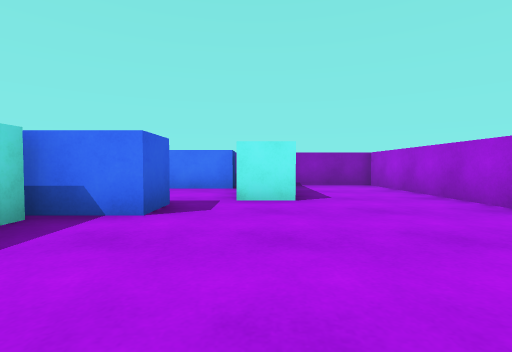
[1] (above)

13 first-person views from a walk through a Unity game level. The camera is 0.58 m above the floor, tilts 2° down and sees 85° across. The floor is counted in squares, 1 m on a side. Each view is taken from the middle of a square. On the plan, view 1 faces up. The plan holds only what a view shows up to about 9 squares ahead; the rest is blank. The player is left out.

[2]
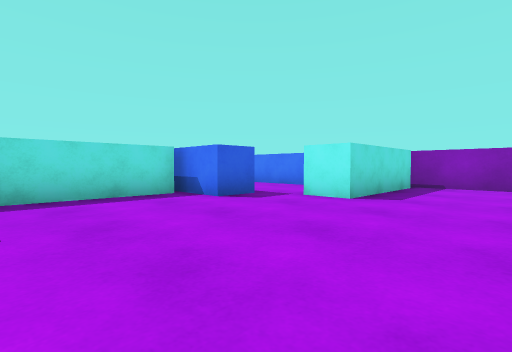

[3]
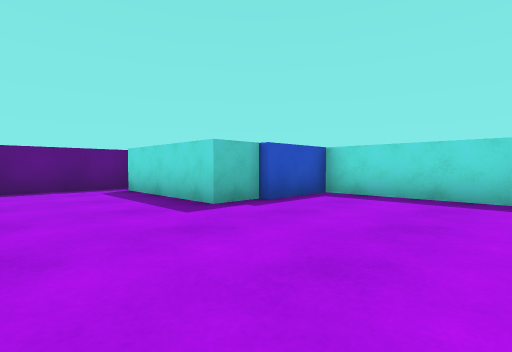

[4]
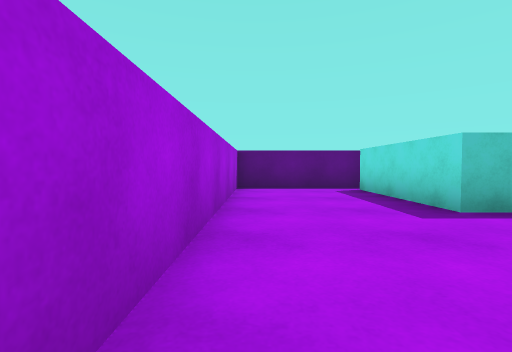

[5]
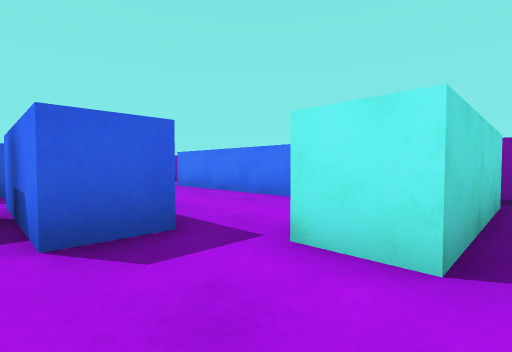

[6]
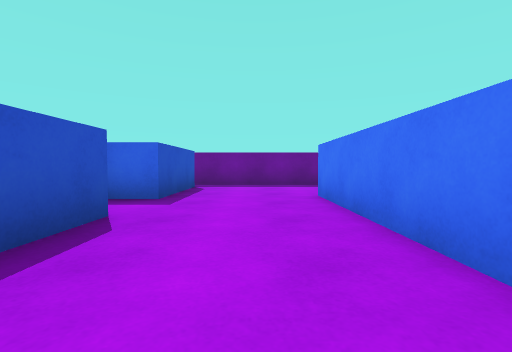

[7]
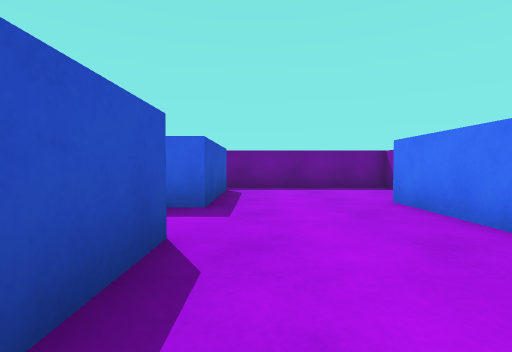

[8]
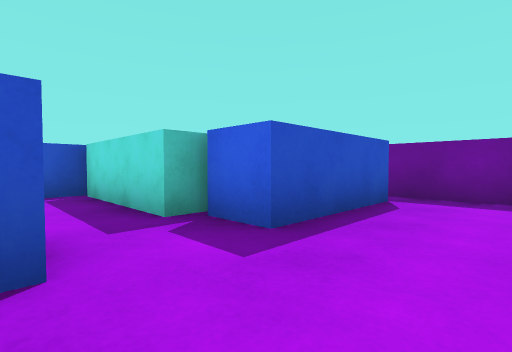

[9]
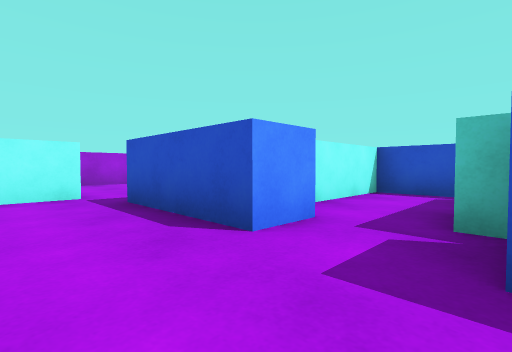

[10]
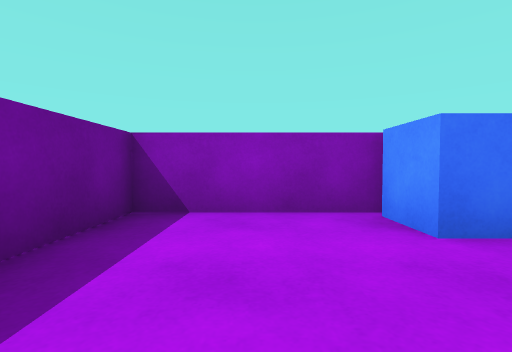

[11]
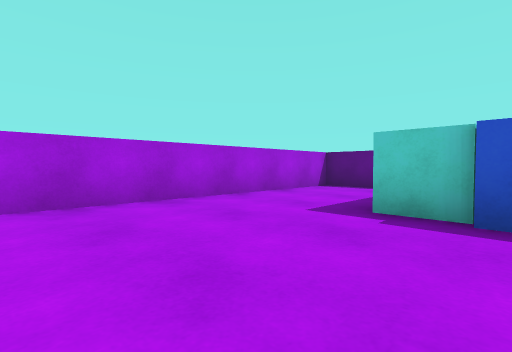

[12]
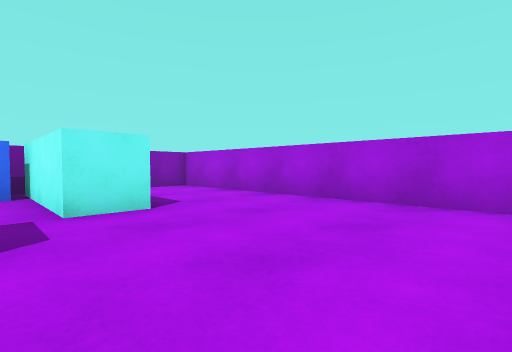

[13]
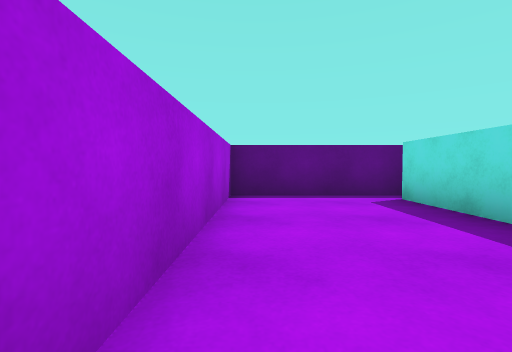

### Floor plan
Ten units are one square. View 1 is at (0, 0); x grows to the right and y downward. Boxes are objects, and circles mark ways between rooms. Rooms are numbered by the first view taken in them; rooms with no view inside come last. Other rooms are left out.
<svg viewBox="-101 -90 141 140">
<path fill="none" stroke="#000" d="M-6 5 4 5 4 40M-13 -43 -13 -33 -42 -33M-25 -31 -25 3 -5 3M7 -81 7 -47 -3 -47M-6 -81 -6 -72M0 45 35 45 35 -85 -6 -85M-42 -33 -42 -43 -13 -43M-59 -43 -59 -30M-3 -47 -3 -81M-6 -72 -65 -72M-65 -72 -65 -82M-64 -85 -96 -85 -96 -40M-89 -43 -59 -43M-55 -30 -55 3 -35 3 -35 -22"/>
<circle cx="-10" cy="-40" r="3" fill="#2a7"/>
<circle cx="-60" cy="-55" r="3" fill="#2a7"/>
<circle cx="-50" cy="-40" r="3" fill="#2a7"/>
<text x="10" y="-20">1</text>
<text x="-40" y="-50">2</text>
<text x="-80" y="-70">3</text>
<text x="-50" y="-20">4</text>
</svg>
Room 1 opens to room 2. Room 2 opens to room 3. Room 2 opens to room 4.

Where each view was taken, in squares from view 1:
view 1: 0 up, 0 right, facing up
view 2: 0 up, 3 right, facing up-left
view 3: 3 up, 3 right, facing down-left
view 4: 3 up, 3 right, facing down
view 5: 3 up, 1 right, facing up-left
view 6: 6 up, 1 left, facing left
view 7: 5 up, 2 left, facing left
view 8: 6 up, 4 left, facing down-left
view 9: 6 up, 6 left, facing down-right
view 10: 5 up, 8 left, facing up
view 11: 3 up, 1 left, facing down-right
view 12: 1 up, 1 left, facing up-right
view 13: 1 up, 3 right, facing down
